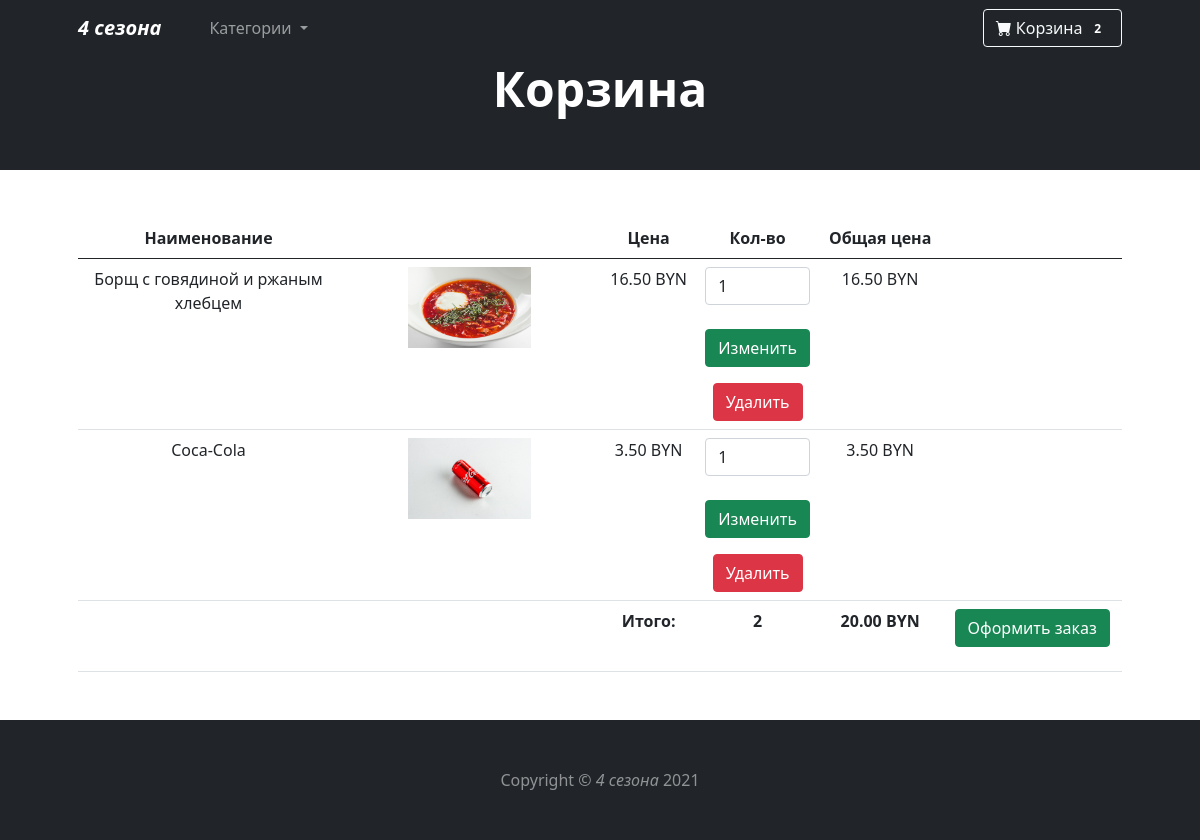
The app's page /cart/ (signed in) with its own data.
### mainapp/models.py (models this page shows, shortened)
class Cart(models.Model):
    owner = models.ForeignKey("Customer", null=True, verbose_name='Владелец корзины', on_delete=models.CASCADE)
    dishes = models.ManyToManyField(CartDishes, blank=True, related_name='related_cart')
    total_dishes = models.PositiveIntegerField(default=0)
    final_price = models.DecimalField(max_digits=6, decimal_places=2, default=0, verbose_name="ОбщаяЦена")
    in_order = models.BooleanField(default=False)
    for_anon_user = models.BooleanField(default=False)

class CartDishes(models.Model):
    user = models.ForeignKey('Customer', verbose_name='Пользователь', on_delete=models.CASCADE)
    cart = models.ForeignKey('Cart', verbose_name='Корзина', on_delete=models.CASCADE, related_name='related_dishes')
    content_type = models.ForeignKey(ContentType, on_delete=models.CASCADE)
    object_id = models.PositiveIntegerField()
    content_object = GenericForeignKey('content_type', 'object_id')
    qty = models.PositiveIntegerField(default=1)
    final_price = models.DecimalField(max_digits=6, decimal_places=2, verbose_name="ОбщаяЦена")

class Dishes(models.Model):
    class Meta:
        abstract = True
    category = models.ForeignKey(Category, verbose_name='Категория', on_delete=models.CASCADE)
    title = models.CharField(max_length=255, verbose_name='ИмяПродукта')
    slug = models.SlugField(unique=True)
    image = models.ImageField(verbose_name='Изображение')
    description = models.TextField(verbose_name='Описаниие', null=True)
    price = models.DecimalField(max_digits=6, decimal_places=2, verbose_name="Цена")
    def get_model_name(self):
        return self.__class__.__name__.lower()

class Soups(Dishes):
    ingridients = models.CharField(max_length=255, verbose_name='Состав блюда')
    weight = models.CharField(max_length=5, verbose_name='МассаБлюда')
    calorie_content = models.CharField(max_length=255, verbose_name='КалорийностьБлюда')

class Drinks(Dishes):
    ingridients = models.CharField(max_length=255, verbose_name='Состав блюда')
    weight = models.CharField(max_length=5, verbose_name='МассаНапитка')
    type = models.CharField(max_length=255, verbose_name='ТипНапитка')
    calorie_content = models.CharField(max_length=255, verbose_name='КалорийностьНапитка')

### mainapp/views.py (the view)
# urls.py: path('cart/', CartView.as_view(), name='cart'),
class CartView(CartMixin, View):
    def get(self, request, *args, **kwargs):
        categories = Category.objects.get_categories_for_navigation()
        context = {
            'cart': self.cart,
            'categories': categories
        }
        return render(request, 'cart.html', context)

### mainapp/mixins.py (called while the page is built)
    def dispatch(self, request, *args, **kwargs):
        if request.user.is_authenticated:
            customer = Customer.objects.filter(user=request.user).first()
            if not customer:
                customer = Customer.objects.create(
                    user=request.user
                )
            cart = Cart.objects.filter(owner=customer, in_order=False).first()
            if not cart:
                cart = Cart.objects.create(owner=customer)
        else:
            cart = Cart.objects.filter(for_anon_user=True).first()
            if not cart:
                cart = Cart.objects.create(for_anon_user=True)
        self.cart = cart
        self.cart.save()
        return super().dispatch(request, *args, **kwargs)

### mainapp/models.py (called while the page is built)
def get_models_for_count(*model_names):
    return [models.Count(model_name) for model_name in model_names]

    def get_queryset(self):
        return super().get_queryset()

    def get_categories_for_navigation(self):
        models = get_models_for_count('soups', 'maindishes', 'drinks')
        qs = list(self.get_queryset().annotate(*models))
        data = [
            dict(name=c.name, url=c.get_absolute_url(), count=getattr(c, self.CATEGORY_NAME_COUNT_NAME[c.name]))
            for c in qs
        ]
        return data

    def get_absolute_url(self):
        return reverse('category_detail', kwargs={'slug': self.slug})

### mainapp/templates/cart.html (shortened to what this page needs)
{% extends 'base.html' %}
{% block content %}
<header class="bg-dark py-1">
            <div class="container px-4 px-lg-5">
                <div class="text-center text-white">
                    <h1 class="display-5 fw-bolder mb-5">Корзина {% if not cart.dishes.count %}пуста{% endif %}</h1>
                </div>
            </div>
        </header>
<div class="container px-4 px-lg-5">
{% if cart.dishes.count %}
<table class="table mt-5 text-center">
  <thead>
    <tr class="">
      <th scope="col">Наименование</th>
      <th scope="col"></th>
      <th scope="col">Цена</th>
      <th scope="col" style="width: 10%;">Кол-во</th>
      <th scope="col">Общая цена</th>
      <th scope="col"></th>
    </tr>
  </thead>
  <tbody>
    {% for item in cart.dishes.all %}
        <tr>
          <td scope="row" class="w-25">{{ item.content_object.title }}</td>
          <td class="w-25"><img src="{{ item.content_object.image.url}}" class="img-fluid w-50"></td>
          <td>{{ item.content_object.price }} BYN</td>
          <td>
            <form action="{% url 'change-qty' ct_model=item.content_object.get_model_name slug=item.content_object.slug %}" method="POST">
              <input type="number" min="1" name="qty" value="{{ item.qty }}" class="form-control"><br>
              <input type="submit" class="btn btn-success btn-block mb-3" value="Изменить">
            </form>
            <a href="{% url 'remove-from-cart' ct_model=item.content_object.get_model_name slug=item.content_object.slug %}">
              <button class="btn btn-danger">Удалить</button>
            </a>
          </td>
          <td>{{ item.final_price }} BYN</td>
          <td>
          </td>
        </tr>
    {% endfor %}
        <tr>
          <td colspan="2"></td>
          <td><strong>Итого:</strong></td>
          <td><strong>{{ cart.total_dishes }}</strong></td>
          <td><strong>{{ cart.final_price }} BYN</strong></td>
          <td><a href="{% url 'checkout' %}"><button class="btn btn-success btn-block mb-3">Оформить заказ<br></button></a></td>
        </tr>
  </tbody>
</table>
{% endif %}
</div>
{% endblock content %}

### mainapp/templates/base.html (shortened to what this page needs)
<!DOCTYPE html>
<html lang="en">
    <head>
        <link href="https://cdn.jsdelivr.net/npm/bootstrap-icons@1.5.0/font/bootstrap-icons.css" rel="stylesheet" />
        <link href="https://cdn.jsdelivr.net/npm/bootstrap@5.0.2/dist/css/bootstrap.min.css" rel="stylesheet">
    </head>
    <body>
        <nav class="navbar navbar-expand-lg navbar-dark bg-dark sticky-top">
            <div class="container px-4 px-lg-5">
                <a class="navbar-brand fw-bold fst-italic" href="{% url 'base' %}">4 сезона</a>
                <div class="collapse navbar-collapse" id="navbarSupportedContent">
                    <ul class="navbar-nav me-auto mb-2 mb-lg-0 ms-lg-4">
                         <li class="nav-item dropdown">
                            <a class="nav-link dropdown-toggle" href="#" id="navbarDropdownMenuLink" role="button" data-bs-toggle="dropdown" aria-expanded="false">
                                Категории
                            </a>
                        </li>
                    </ul>
                    <form class="d-flex">
                        <a class="btn btn-outline-light" href="{% url 'cart' %}" type="submit">
                            <i class="bi-cart-fill me-1"></i>Корзина<span class="badge bg-dark text-white ms-1 rounded-pill">{{ cart.dishes.count }}</span>
                        </a>
                    </form>
                </div>
            </div>
        </nav>
        {% block content %}{% endblock content %}
        <footer class="mt-5 py-5 bg-dark">
            <div class="container"><p class="m-0 text-center text-white-50">Copyright &copy; <span class="fst-italic">4 сезона</span> 2021</p></div>
        </footer>
    </body>
</html>

### records on screen
Cart: dishes.count "2", total_dishes "2", final_price "20.00"
CartDishes: content_object "Борщ с говядиной и ржаным хлебцем", content_object.image (picture), content_object.price "16.50", qty "1", final_price "16.50"
CartDishes: content_object "Coca-Cola", content_object.image (picture), content_object.price "3.50", qty "1", final_price "3.50"
